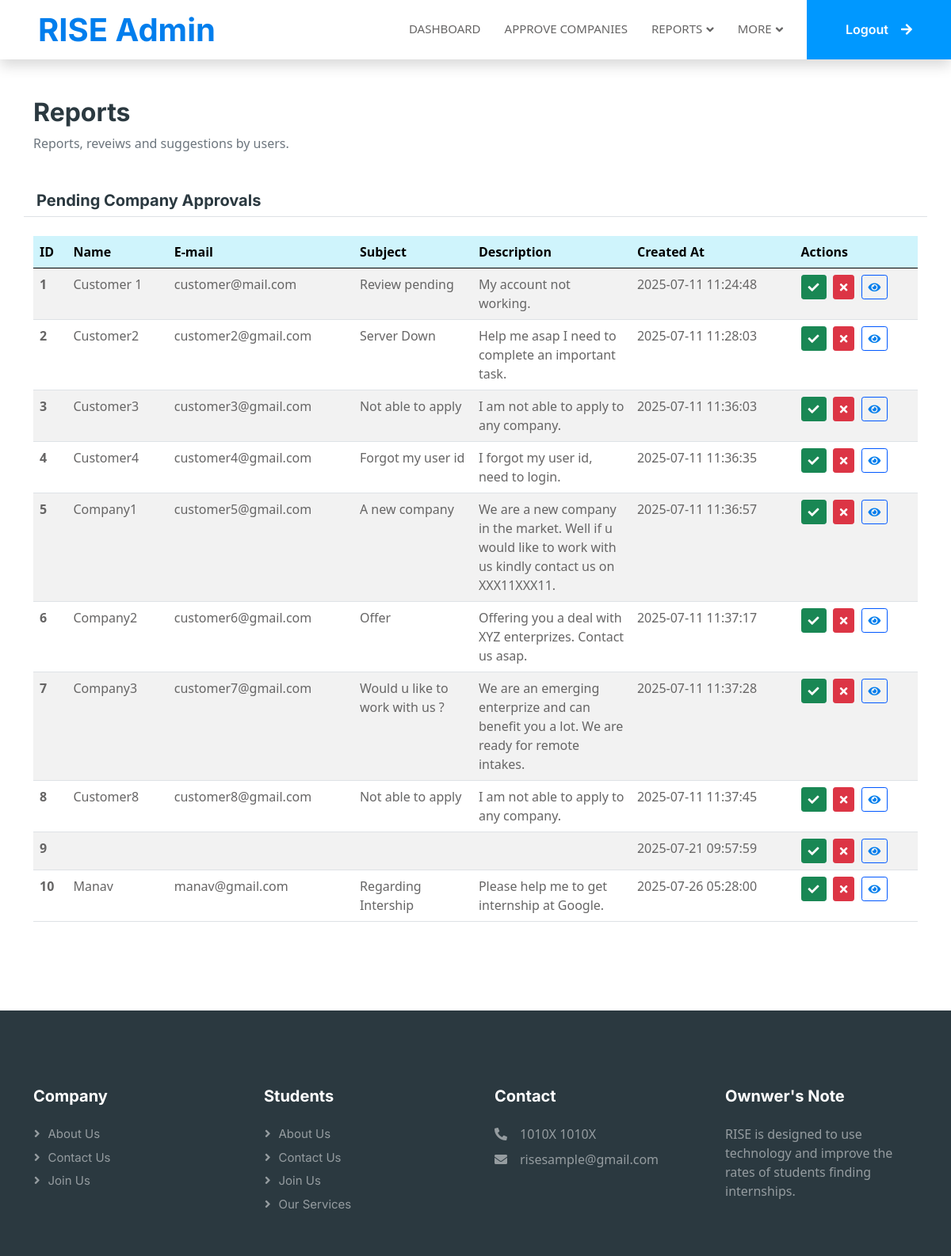
Screenshot of /admin/adminApplications.php with the database file from the repository.
### tables this page shows
CREATE TABLE `reports` (
  `id` int(10) NOT NULL,
  `name` varchar(30) NOT NULL,
  `email` varchar(50) NOT NULL,
  `subject` varchar(50) NOT NULL,
  `message` text NOT NULL,
  `created at` timestamp NOT NULL DEFAULT current_timestamp() ON UPDATE current_timestamp()
);

### admin/adminApplications.php (the view)
<?php
include('adminHeader.php');
?>
<div class="container-xxl py-5" id="allCategories">
    <div class="container">
        <div class="row mb-4">
            <div class="col-12">
                <h2 class="fw-bold text-dark">Reports</h2>
                <p class="text-muted">Reports, reveiws and suggestions by users.</p>
            </div>
        </div>
        <div class="row g-4 justify-content-center">
            <div class="card-header bg-white border-bottom">
                <h5 class="card-title mb-0">Pending Company Approvals</h5>
            </div>
            <div class="col-lg-12 col-md-12 wow fadeInUp" data-wow-delay="0.5s">
                <table class="table table-striped table-hover">
                    <thead class="table-info">
                        <tr>
                            <th scope="col">ID</th>
                            <th scope="col">Name</th>
                            <th scope="col">E-mail</th>
                            <th scope="col">Subject</th>
                            <th scope="col">Description</th>
                            <th scope="col">Created At</th>
                            <th scope="col">Actions</th>
                        </tr>
                    </thead>
                    <tbody>
                        <?php
                        include('../dbms/connection.php');
                        $query = "SELECT * FROM `reports`";
                        $result = mysqli_query($db, $query);
                        while ($row = mysqli_fetch_assoc($result)) {
                            ?>
                            <tr>
                                <th scope="row"><?php echo $row["id"] ?></th>
                                <td><?php echo $row["name"] ?>
                                </td>
                                <td><?php echo $row["email"] ?>
                                </td>
                                <td style="width: 150px;"><?php echo $row["subject"] ?>
                                </td>
                                <td style="width: 200px"><?php echo $row["message"] ?>
                                </td>
                                <td><?php echo $row["created at"] ?>
                                </td>
                                <td>
                                    <button class="btn btn-success btn-sm me-1">
                                        <a href="deletee.php?id=<?php echo $row["id"] ?>" class="text-white"><i
                                                class="fas fa-check"></i></a>
                                    </button>
                                    <button class="btn btn-danger btn-sm me-1">
                                        <a href="deletee.php?id=<?php echo $row["id"] ?>" class="text-white"><i
                                                class="fas fa-times"></i></a>
                                    </button>
                                    <button class="btn btn-outline-primary btn-sm">
                                        <a href="deletee.php?id=<?php echo $row["id"] ?>" class="text-primary"><i
                                                class="fas fa-eye"></i></a>
                                    </button>
                                </td>
                            </tr>
                            <?php
                        }
                        ?>
                    </tbody>
                </table>
            </div>
        </div>
    </div>
</div>
<?php
include('adminFooter.php');
?>

### css/style.css (style rules this page uses)
.btn { font-family: 'Inter', sans-serif; font-weight: 600; transition: .5s; }
body { background: #f4f4f4; font-family: "Segoe UI", sans-serif; }

### rows the page displays
reports: id "1", name "Customer 1", email "customer@mail.com", subject "Review pending", message "My account not working.", created at "2025-07-11 11:24:48"
reports: id "2", name "Customer2", email "customer2@gmail.com", subject "Server Down", message "Help me asap I need to complete an important task.", created at "2025-07-11 11:28:03"
reports: id "3", name "Customer3", email "customer3@gmail.com", subject "Not able to apply", message "I am not able to apply to any company.", created at "2025-07-11 11:36:03"
reports: id "4", name "Customer4", email "customer4@gmail.com", subject "Forgot my user id", message "I forgot my user id, need to login.", created at "2025-07-11 11:36:35"
reports: id "5", name "Company1", email "customer5@gmail.com", subject "A new company", message "We are a new company in the market. Well if u would like to work with us kindly contact us on XXX11XXX11.", created at "2025-07-11 11:36:57"
reports: id "6", name "Company2", email "customer6@gmail.com", subject "Offer", message "Offering you a deal with XYZ enterprizes. Contact us asap.", created at "2025-07-11 11:37:17"
reports: id "7", name "Company3", email "customer7@gmail.com", subject "Would u like to work with us ?", message "We are an emerging enterprize and can benefit you a lot. We are ready for remote intakes.", created at "2025-07-11 11:37:28"
reports: id "8", name "Customer8", email "customer8@gmail.com", subject "Not able to apply", message "I am not able to apply to any company.", created at "2025-07-11 11:37:45"
reports: id "9", created at "2025-07-21 09:57:59"
reports: id "10", name "Manav", email "manav@gmail.com", subject "Regarding Intership", message "Please help me to get internship at Google.", created at "2025-07-26 05:28:00"
